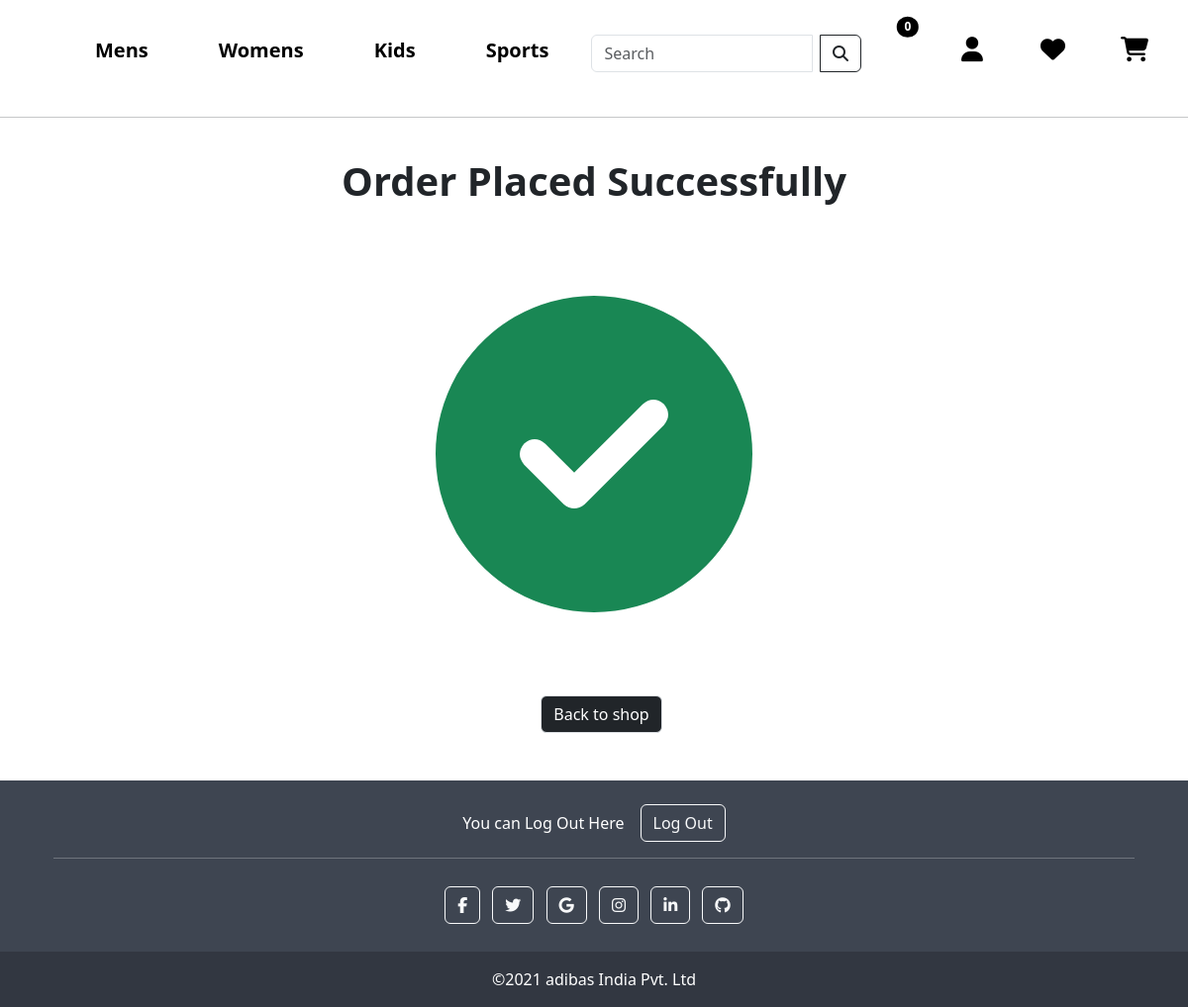
Screenshot of /cash_on_delivery/ with the database file from the repository.
### core/models.py (models this page shows, shortened)
class TopCategory(models.Model):
    tcid = ShortUUIDField(unique=True, length=10, max_length=20, prefix='tcat', alphabet="abcdefgh12345")
    title = models.CharField(max_length=200)
    class Meta:
        verbose_name_plural = "Top Categories"

### core/views.py (the view)
# urls.py: path('cash_on_delivery/', views.cash_on_delivery, name='cash_on_delivery'),
def cash_on_delivery(request):
    request.session.pop('cart_data_obj', None)
    return render(request, 'cash_on_delivery.html')

### core/context_processor.py (called while the page is built)
def default(request):
    top = TopCategory.objects.all()
    cat = Category.objects.all()
    min_max_price = Product.objects.aggregate(Min('price'), Max('price'))
    return {
        'top':top,
        'cat': cat,
        'min_max_price': min_max_price
    }

### templates/cash_on_delivery.html (shortened to what this page needs)
{% extends 'base.html' %}
{% block content %}
{% load static %}
<div class="icon" style="text-align: center; font-size: 20rem;">
    <h2 style="font-weight: 600; font-size: 40px;">Order Placed Successfully</h2>
    <i class="fa-solid fa-circle-check text-success"></i>
</div>
<div class="home" style="text-align: center;">
    <a href="{% url 'home' %}" class="btn btn-dark w-95 border mt-2" style="margin-left: 15px;"> Back to shop </a>
</div>
{% endblock content%}

### templates/base.html (shortened to what this page needs)
{% load static %}
<!doctype html>
<html lang="en">
    <head>
    <link href="https://cdn.jsdelivr.net/npm/bootstrap@5.0.2/dist/css/bootstrap.min.css" rel="stylesheet">
    <link rel="stylesheet" type="text/css" href="{% static 'style.css' %}">
    <link rel="stylesheet" href="//code.jquery.com/ui/1.13.2/themes/base/jquery-ui.css">
    <link rel="stylesheet" href="https://cdnjs.cloudflare.com/ajax/libs/font-awesome/6.4.2/css/all.min.css" />
</head>
<body>
    <nav class="navbar navbar-expand-lg navbar-light">
        <div class="container-fluid">
            <a class="navbar-brand" href="{% url 'home' %}"><img class="header-logo" src="https://freepngimg.com/thumb/categories/1497.png" alt=""></a>
            <div class="collapse navbar-collapse" id="navbarSupportedContent">
                <ul class="navbar-nav me-auto mb-2 mb-lg-0">
                    {% for t in top %}
                    {% if t.title == 'Sports' %}
                    <li class="nav-item">
                        <a class="nav-link active" aria-current="page" style="font-size: 20px; color: red;" href="{% url 'mens_categories_product' t.title  %}" >{{ t.title }}</a>
                    </li>
                    {% else %}
                    <li class="nav-item">
                        <a class="nav-link active" aria-current="page" style="font-size: 20px;" href="{% url 'mens_categories_product' t.title  %}">{{ t.title }}</a>
                    </li>
                    {% endif %}
                    {% endfor %}
                    <form class="d-flex" role="search" action="{% url 'search' %}" method="get">
                        <div style="margin-top: 5px; margin-left: 15px;" class="input-group">
                            <input class="form-control me-2" type="search" placeholder="Search" name="q" id="product" aria-label="Search">
                            <button class="btn btn-outline-dark" type="submit">
                                <i class="fa fa-search"></i>
                            </button>
                        </div>
                    </form>
                    <li class="nav-item dropdown">
                        <a class="" style="margin-left: 50px;" href="#" id="navbarDropdown" role="button" data-bs-toggle="dropdown" aria-expanded="false">
                            <i class="fa-solid fa-user"></i>
                        </a>
                    </li>
                    <li class="nav-item">
                        <a class="nav-link" style="margin-left: 10px;" href="#"><i class="fa-solid fa-heart" style="margin-left: -15px;"></i></a>
                    </li>
                    <li class="nav-item">
                        <a class="nav-link" href="{% url 'cart_view' %}"><i class="fa-solid fa-cart-shopping" style="margin-left: -15px;"></i><span class="position-absolute top-0 start-100 translate-middle badge rounded-circle cart-items-count" style="margin-left: -17.7rem; margin-top: 1.7rem; background-color: black;">
                            {{ request.session.cart_data_obj|length }}
                            </span>
                        </a>
                    </li>
                </ul>
            </div>
        </div>
    </nav>
    <hr>
    <br>
    {% block content %}
    {% endblock content %}
<br><br>
    <footer
    class="text-center text-lg-start text-white"
    style="background-color: #3e4551"
    >
<div class="container p-4 pb-0">
<section class="">
    <p class="d-flex justify-content-center align-items-center">
        <span class="me-3">You can Log Out Here</span>
        <a href="{% url 'logout' %}"><button type="button" class="btn btn-outline-light btn-rounded">Log Out</button></a>
    </p>
</section>
<hr class="mb-4" />
<section class="mb-4 text-center">
<a
    class="btn btn-outline-light btn-floating m-1"
    href="https://www.facebook.com/adidasIN/?brand_redir=182162001806727"
    role="button"
    ><i class="fab fa-facebook-f"></i
></a>
<a
    class="btn btn-outline-light btn-floating m-1"
    href="https://twitter.com/adidas?lang=en"
    role="button"
    ><i class="fab fa-twitter"></i
></a>
<a
    class="btn btn-outline-light btn-floating m-1"
    href="https://www.adidas-group.com/en/about/profile/"
    role="button"
    ><i class="fab fa-google"></i
></a>
<a
    class="btn btn-outline-light btn-floating m-1"
    href="https://www.instagram.com/adidas/?hl=en"
    role="button"
    ><i class="fab fa-instagram"></i
></a>
<a
    class="btn btn-outline-light btn-floating m-1"
    href="https://www.linkedin.com/company/adidas/"
    role="button"
    ><i class="fab fa-linkedin-in"></i
></a>
<a
    class="btn btn-outline-light btn-floating m-1"
    href="https://github.com/adidas"
    role="button"
    ><i class="fab fa-github"></i
></a>
</section>
</div>
<div
    class="text-center p-3"
    style="background-color: rgba(0, 0, 0, 0.2)"
    >
    ©2021 adibas India Pvt. Ltd
</div>
</footer>
    <link href="https://cdn.jsdelivr.net/npm/bootstrap@5.3.0/dist/css/bootstrap.min.css" rel="stylesheet">
</body>
</html>

### static/style.css (style rules this page uses)
.navbar { padding: 1px; }
.navbar-brand { margin-right: 1rem; }
.navbar-nav { display: flex; align-items: center; }
.navbar-nav .nav-item a { font-family: 'Segoe UI', Tahoma, Geneva, Verdana, sans-serif !important; font-weight: 600; color: black !important; text-decoration: none !important; }
.nav-item { padding: 20px; margin-left: 15px; }
.nav-item .fa-solid { font-size: 25px; margin-left: 1rem; color: black; }

### rows the page displays
TopCategory: title "Mens"
TopCategory: title "Womens"
TopCategory: title "Kids"
TopCategory: title "Sports"

### other values shown
{{ request.session.cart_data_obj|length }} "0"
